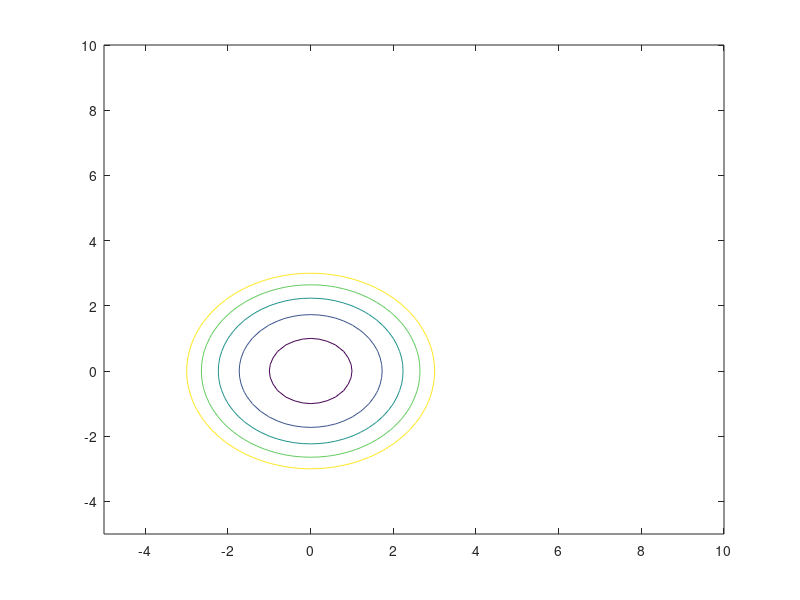

MATLAB code to generate this figure: (Note: this script raises an error after producing the figure.)
function rcont3n()
% rcont3n()
% Display the contour and the feasible region for 
% a bi-objective optimization with 
%    1. search space:   f(1) must be in the interval [0 1100];
%                       f(2) must be in the interval [0 1000]
%    2. feasible region: x(1) must be in the interval [-5 10]
%                        x(2) must be in the interval [-5 10] .
%
%
% See also: ROFUN3.M 

% All Rights Reserved, 
% Revision 3.0, Oct. 1996
% Evolution Strategy Toolbox 1993-96
% To Thanh Binh University of Magdeburg Germany

hold off

xx = [-5:0.2:10]';
yy = [-5:0.2:10]';
[x1,y1]=meshgrid(xx',yy');
meshd1 = x1.^2+y1.^2 ;meshd2 = (x1-5).^2+(y1-5).^2;
contour(xx,yy,meshd1,1:2:10)
hold on
contour(xx,yy,meshd2,conts)
%plot(-6,14,'o')
%text(-6,14,'Start Point')
plot(0,0,'wo',5,5,'wo')
plot([-5 -5],[10 -5]),
plot([-5 10],[10 10]),
plot([10 10],[10 -5]),
plot([-5 10],[-5 -5]),
set(gca,'Xlim',[-10 20],'Ylim', [-10 20])

